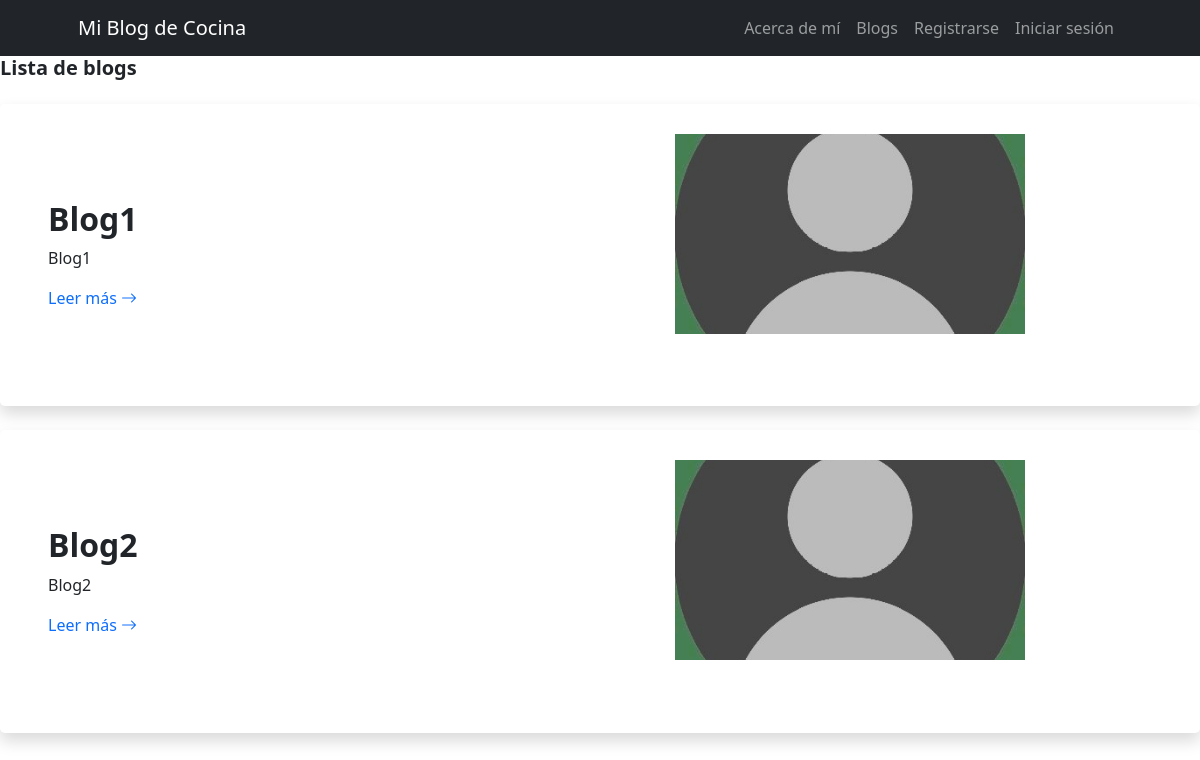
The page /pages/ on the database as committed earlier.
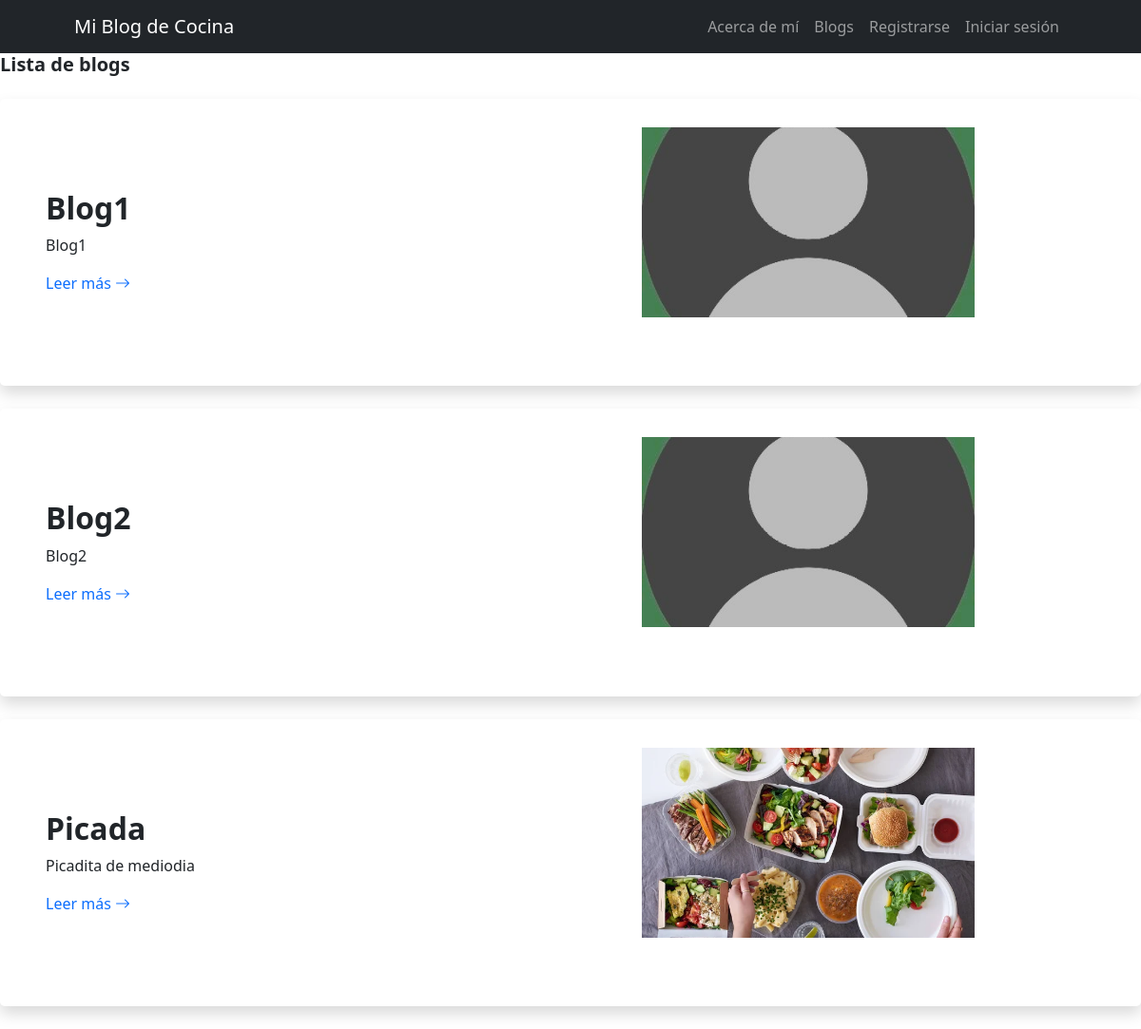
The same page on the database as committed later.
### pages/models.py (models this page shows, shortened)
class Blog(models.Model):
    title = models.CharField(max_length=200)
    subtitle = models.CharField(max_length=200)
    body = models.TextField()
    author = models.ForeignKey(User, on_delete=models.CASCADE)
    date = models.DateTimeField(auto_now_add=True)
    image = models.ImageField(upload_to='blogs/')

### pages/views.py (the view)
# urls.py: path('', include('pages.urls')),
def pages(request):
    blogs = Blog.objects.all()
    return render(request, 'pages/pages.html', {'blogs': blogs})

### pages/templates/pages/pages.html (shortened to what this page needs)
{% extends 'base_generic.html' %}
{% block content %}
<h1 class="fw-bolder fs-5 mb-4">Lista de blogs</h1>
{% for blog in blogs %}
    <div class="card border-0 shadow rounded-3 overflow-hidden mb-4">
        <div class="card-body p-0">
            <div class="row gx-0">
                <div class="col-lg-6 col-xl-5 py-lg-5">
                    <div class="p-4 p-md-5">
                        <div class="h2 fw-bolder">{{ blog.title }}</div>
                        <p>{{ blog.subtitle }}</p>
                        <a class="stretched-link text-decoration-none" href="{% url 'page_detail' blog.id %}">
                            Leer más
                            <i class="bi bi-arrow-right"></i>
                        </a>
                    </div>
                </div>
                <div class="col-lg-6 col-xl-7">
                    <div class="image-container">
                        <div class="blog-image" style="background-image: url('{{ blog.image.url }}')"></div>
                    </div>
                </div>
            </div>
        </div>
    </div>
{% empty %}
    <p>No hay páginas aún.</p>
{% endfor %}
{% endblock %}

### templates/base_generic.html (shortened to what this page needs)
<!DOCTYPE html>
<html lang="en">
<head>
    {% load static %}
    <link href="https://cdn.jsdelivr.net/npm/bootstrap-icons@1.5.0/font/bootstrap-icons.css" rel="stylesheet" />
    <link href="{% static 'css/styles.css' %}" rel="stylesheet" />
</head>
<body class="d-flex flex-column h-100">
    <main class="flex-shrink-0">
        <nav class="navbar navbar-expand-lg navbar-dark bg-dark">
            <div class="container px-5">
                <a class="navbar-brand" href="{% url 'index' %}">Mi Blog de Cocina</a>
                <div class="collapse navbar-collapse" id="navbarSupportedContent">
                    <ul class="navbar-nav ms-auto mb-2 mb-lg-0">
                        <li class="nav-item"><a class="nav-link" href="{% url 'about' %}">Acerca de mí</a></li>
                        <li class="nav-item"><a class="nav-link" href="{% url 'pages' %}">Blogs</a></li>
                        {% if user.is_authenticated %}
                            <li class="nav-item"><a class="nav-link" href="{% url 'messages' %}">Mensajes</a></li>
                            <li class="nav-item"><a class="nav-link" href="{% url 'logout' %}">Cerrar sesión</a></li>
                            <li class="nav-item"><a class="nav-link" href="{% url 'profile' %}">Perfil</a></li>
                        {% else %}
                            <li class="nav-item"><a class="nav-link" href="{% url 'signup' %}">Registrarse</a></li>
                            <li class="nav-item"><a class="nav-link" href="{% url 'login' %}">Iniciar sesión</a></li>
                        {% endif %}
                    </ul>
                </div>
            </div>
        </nav>
        {% block content %}{% endblock %}
    </main>
</body>
</html>

### pages/templates/pages/pages.html (style rules this page uses)
.blog-image { background-position: center; background-repeat: no-repeat; background-size: cover; height: 200px; width: 50%; }
.image-container { display: flex; justify-content: center; align-items: center; margin-top: 30px; }

Rows that differ between the two databases and show on the page:
added Blog: title "Picada", subtitle "Picadita de mediodia", image (picture)
